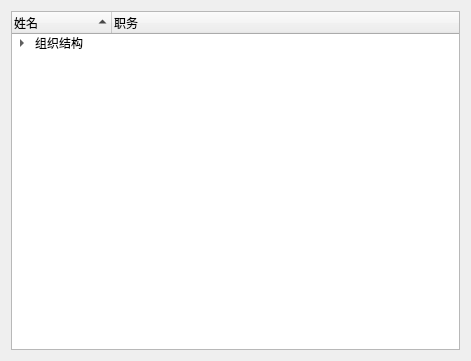
<?xml version="1.0" encoding="UTF-8"?>
<ui version="4.0">
 <class>Form</class>
 <widget class="QWidget" name="Form">
  <property name="geometry">
   <rect>
    <x>0</x>
    <y>0</y>
    <width>471</width>
    <height>361</height>
   </rect>
  </property>
  <property name="windowTitle">
   <string>Form</string>
  </property>
  <layout class="QHBoxLayout" name="horizontalLayout">
   <item>
    <widget class="QTreeWidget" name="treeWidget">
     <property name="tabKeyNavigation">
      <bool>false</bool>
     </property>
     <property name="alternatingRowColors">
      <bool>true</bool>
     </property>
     <property name="textElideMode">
      <enum>Qt::ElideRight</enum>
     </property>
     <property name="sortingEnabled">
      <bool>true</bool>
     </property>
     <property name="wordWrap">
      <bool>true</bool>
     </property>
     <property name="columnCount">
      <number>2</number>
     </property>
     <column>
      <property name="text">
       <string notr="true">姓名</string>
      </property>
     </column>
     <column>
      <property name="text">
       <string>职务</string>
      </property>
     </column>
     <item>
      <property name="text">
       <string>组织结构</string>
      </property>
      <item>
       <property name="text">
        <string>任正非</string>
       </property>
       <property name="icon">
        <iconset resource="../image/logo.qrc">
         <normaloff>:/png/华为.jpg</normaloff>:/png/华为.jpg</iconset>
       </property>
       <property name="text">
        <string>华为董事长</string>
       </property>
      </item>
      <item>
       <property name="text">
        <string>马云</string>
       </property>
       <property name="icon">
        <iconset resource="../image/logo.qrc">
         <normaloff>:/png/阿里巴巴.jpg</normaloff>:/png/阿里巴巴.jpg</iconset>
       </property>
       <property name="text">
        <string>阿里巴巴创始人</string>
       </property>
      </item>
      <item>
       <property name="text">
        <string>马化腾</string>
       </property>
       <property name="icon">
        <iconset resource="../image/logo.qrc">
         <normaloff>:/png/腾讯.png</normaloff>:/png/腾讯.png</iconset>
       </property>
       <property name="text">
        <string>腾讯CEO</string>
       </property>
      </item>
      <item>
       <property name="text">
        <string>李彦宏</string>
       </property>
       <property name="icon">
        <iconset resource="../image/logo.qrc">
         <normaloff>:/png/百度.jpg</normaloff>:/png/百度.jpg</iconset>
       </property>
       <property name="text">
        <string>百度CEO</string>
       </property>
      </item>
      <item>
       <property name="text">
        <string>董明珠</string>
       </property>
       <property name="icon">
        <iconset resource="../image/logo.qrc">
         <normaloff>:/png/格力.jpeg</normaloff>:/png/格力.jpeg</iconset>
       </property>
       <property name="text">
        <string>格力董事长</string>
       </property>
      </item>
     </item>
    </widget>
   </item>
  </layout>
 </widget>
 <resources>
  <include location="../image/logo.qrc"/>
 </resources>
 <connections/>
</ui>
